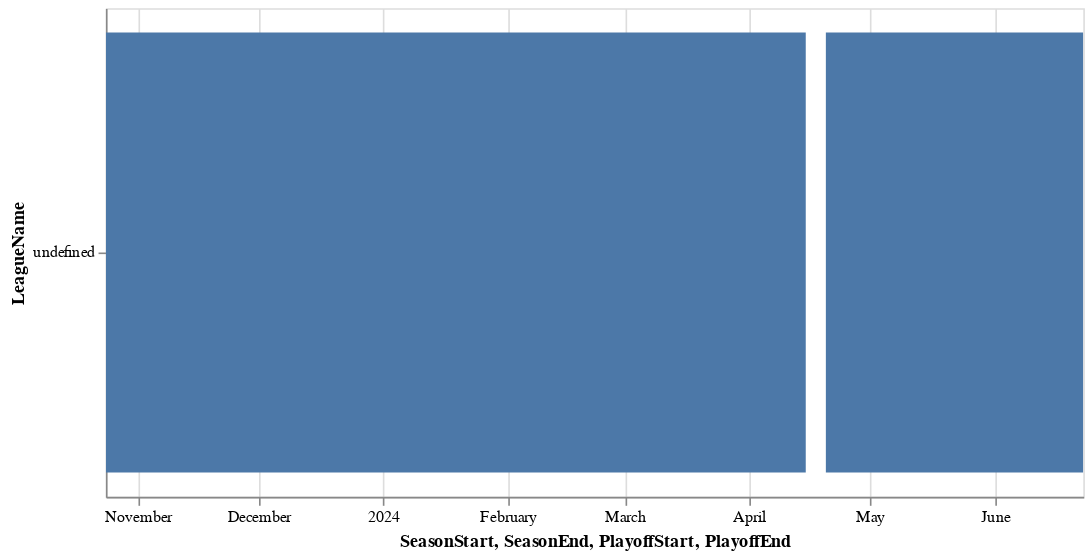

Write notebook code for a chart like this one.
### Code cell
chart + playoff_chart

### Figure 1 — Vega-Lite specification as saved in the notebook (floating-point values rounded to 4 significant figures)
{"config": {"view": {"continuousWidth": 300, "continuousHeight": 300}}, "layer": [{"mark": {"type": "bar"}, "encoding": {"x": {"field": "SeasonStart", "type": "temporal"}, "x2": {"field": "SeasonEnd"}, "y": {"field": "LeagueName", "type": "nominal"}}, "name": "view_7"}, {"mark": {"type": "bar"}, "encoding": {"x": {"field": "PlayoffStart", "type": "temporal"}, "x2": {"field": "PlayoffEnd"}, "y": {"field": "LeagueName", "type": "nominal"}}, "name": "view_8"}], "data": {"name": "data-f1085ce4c6bc1de4e200b3dd2e49d4a5"}, "height": 300, "params": [{"name": "param_3", "select": {"type": "interval", "encodings": ["x", "y"]}, "bind": "scales", "views": ["view_7"]}, {"name": "param_4", "select": {"type": "interval", "encodings": ["x", "y"]}, "bind": "scales", "views": ["view_8"]}], "width": 600, "$schema": "https://vega.github.io/schema/vega-lite/v5.16.3.json", "datasets": {"data-f1085ce4c6bc1de4e200b3dd2e49d4a5": [{"League": "NBA", "LeagueSeason": "2023-2024", "SeasonStart": "2023-10-24T00:00:00", "SeasonEnd": "2024-04-15T00:00:00", "PlayoffStart": "2024-04-20T00:00:00", "PlayoffEnd": "2024-06-23T00:00:00", "SalaryCap": 136000000, "LeagueXFollowers": 44570000, "LeagueIGFollowers": 86300000}]}}
